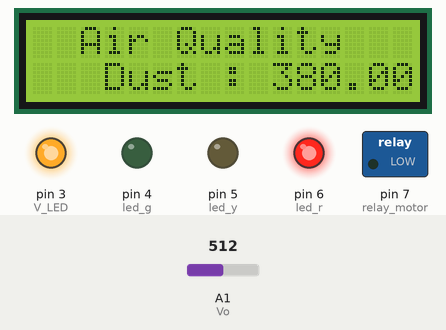
This sketch was run on a simulated Arduino Uno, built with avr-gcc and run on an emulated ATmega328P. On the bench: 16×2 character LCD, switched loads named in the sketch (green lamp = pin HIGH), output pins drawn as LEDs (lit = HIGH). Inputs (shaded band) come from the test bench; at power-on: A1 (Vo) = 512. What the sketch prints to the serial monitor is not drawn.

Above: at 1.7 s.
1.8 s: A1 (Vo) set to 190
At 4.3 s:
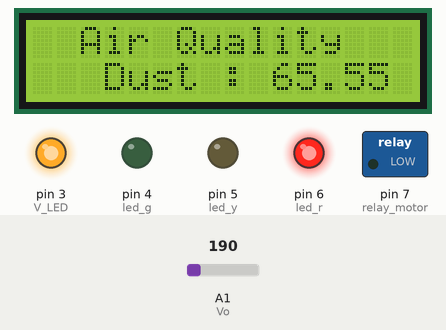
4.6 s: A1 (Vo) set to 167
At 7.1 s:
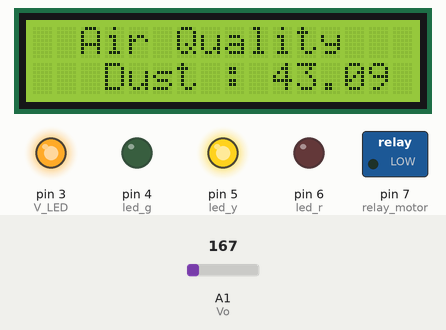
7.7 s: A1 (Vo) set to 306
At 11.7 s:
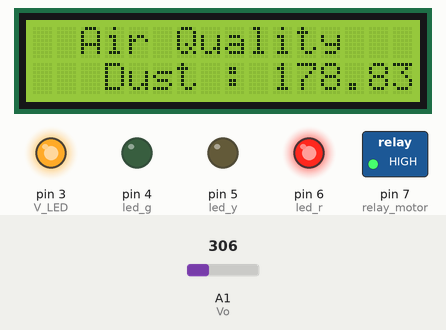
11.8 s: A1 (Vo) set to 122
At 12.9 s:
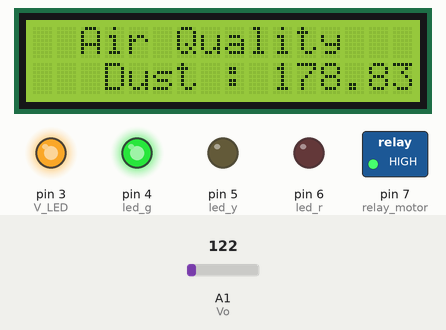
14.0 s: A1 (Vo) set to 154
At 15.6 s:
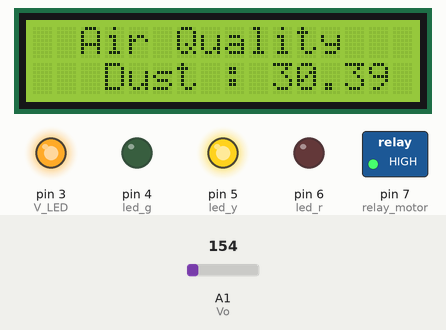
16.5 s: A1 (Vo) set to 511
At 18.4 s:
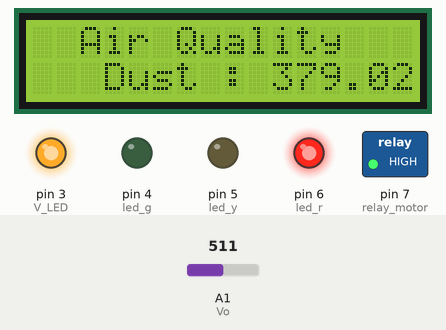
Timing chart, 0 to 19.9 s (numbered marks = the images above; inputs shaded):
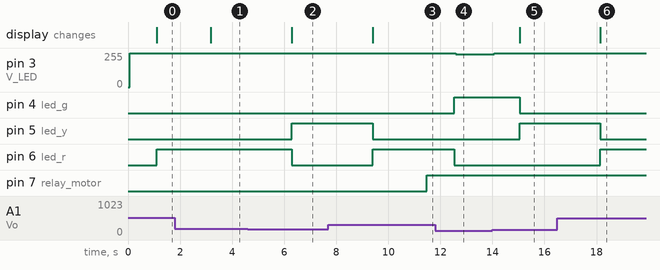

The sketch:

IndoorAirQuality_Arduino_.ino
```cpp
#include <Wire.h>
#include <SoftwareSerial.h>
#include <LiquidCrystal_I2C.h>

SoftwareSerial bth(9, 10); //Tx,Rx
LiquidCrystal_I2C lcd(0x3F, 16, 2);

int Vo = A1;
int V_LED = 3;
int count = 0;

float Vo_value = 0;
float Voltage = 0;
float dust = 0;
float avg = 0;
float sum = 0;

int led_r = 6;
int led_y = 5;
int led_g = 4;
int relay_motor = 7;

void setup() {
  Serial.begin(9600);
  bth.begin(9600);
  lcd.init();
  lcd.backlight();
  pinMode(V_LED, OUTPUT);
  pinMode(Vo, INPUT);
  pinMode(led_r, OUTPUT);
  pinMode(led_y, OUTPUT);
  pinMode(led_g, OUTPUT);
  pinMode(relay_motor, OUTPUT);
  digitalWrite(relay_motor, LOW);
}

void loop() {
  digitalWrite(V_LED, LOW);
  delayMicroseconds(280);
  Vo_value = analogRead(Vo);
  delayMicroseconds(40);
  digitalWrite(V_LED, HIGH);
  delayMicroseconds(9680);

  Voltage = Vo_value * 5.0 / 1024.0;
  dust = (Voltage - 0.6) / 0.005;

  if(dust > 0) {
    Serial.print("Dust : ");
    Serial.print(dust);
    Serial.println(" ㎍/㎥");

    delay(1000);

    lcd.clear();
    lcd.setCursor(2,0);
    lcd.print("Air Quality");
    lcd.setCursor(3,1);
    lcd.print("Dust : ");
    lcd.print(dust);
  }


  if (dust > 0) {
    if (count >= 10) {
      avg = sum / count;
      Serial.print("Average : ");
      Serial.print(avg);
      Serial.println(" ㎍/㎥\n");

      bth.println(avg);

      sum = 0;
      count = 0;
    }
  else {
    sum = sum + dust;
    count++;
  }
}

  if (dust <= 15.0) {
    led_status(3);
  } else if (15.0 < dust && dust <= 50.0) {
    led_status(2);
  } else {
    led_status(1);
  }

  if (avg < 15) {
    relay(true);
  } else {
    relay(false);
  }
}

void led_status(int value) {
  if(value == 1) {
    digitalWrite(led_r, HIGH);
    digitalWrite(led_y, LOW);
    digitalWrite(led_g, LOW);
  } else if (value == 2) {
    digitalWrite(led_r, LOW);
    digitalWrite(led_y, HIGH);
    digitalWrite(led_g, LOW);
  } else if (value == 3) {
    digitalWrite(led_r, LOW);
    digitalWrite(led_y, LOW);
    digitalWrite(led_g, HIGH);
  }
}

void relay(bool value){
    if(value == true){
        digitalWrite(relay_motor, LOW);
    }else{
        digitalWrite(relay_motor, HIGH);
    }
  }
```

Measured:
- the behaviour switches between 175 and 174 on A1 (Vo) (found by bisection; images 1 and 2)
- the behaviour switches between 138 and 139 on A1 (Vo) (found by bisection; images 4 and 5)
- after the input at 1.8 s, the display: changes after 1.4 s (image 1)
- after the input at 4.6 s, pin 5 (led_y): LOW → HIGH after 1.7 s; pin 6 (led_r): HIGH → LOW after 1.7 s; the display: changes after 1.7 s (image 2)
- after the input at 7.7 s, pin 5 (led_y): HIGH → LOW after 1.7 s; pin 6 (led_r): LOW → HIGH after 1.7 s; the display: changes after 1.7 s (image 3)
- after the input at 11.8 s, pin 3 (V_LED): 255/255 → 244/255 after 0.78 s; pin 4 (led_g): LOW → HIGH after 0.73 s; pin 6 (led_r): HIGH → LOW after 0.73 s
- after the input at 14.0 s, pin 3 (V_LED): 244/255 → 255/255 after 0.06 s; pin 4 (led_g): HIGH → LOW after 1.0 s; pin 5 (led_y): LOW → HIGH after 1.0 s; the display: changes after 1.0 s (image 5)
- after the input at 16.5 s, pin 5 (led_y): HIGH → LOW after 1.7 s; pin 6 (led_r): LOW → HIGH after 1.7 s; the display: changes after 1.7 s (image 6)
